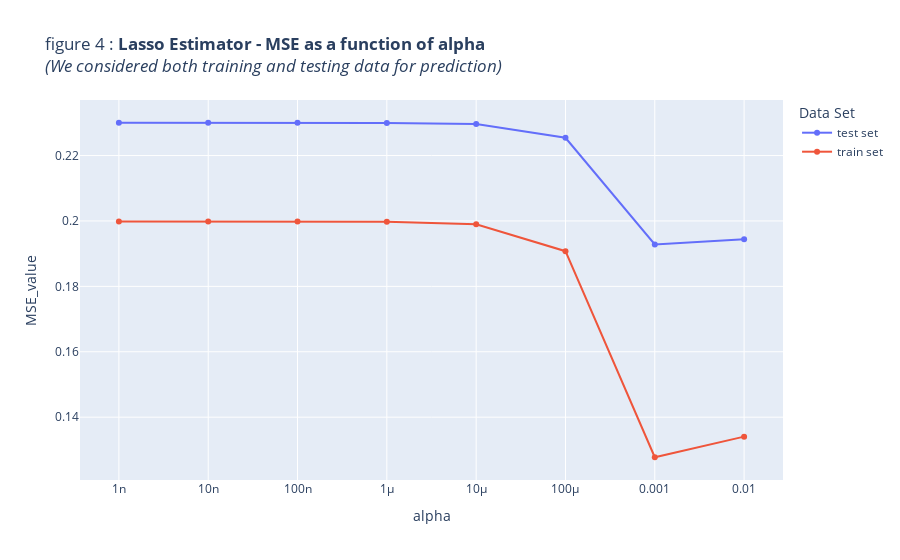

Notebook code for this chart:
### Markdown cell above
### 6.c Plot how MSE of both the train and test sets change with $\alpha$ <a class="anchor" id="section_6_c"></a>

### Code cell
# MSE of both the train and test sets change with alpha
MSE_train_values, MSE_test_values = [], []
for alpha in alphas:
    # Lasso Regression with alpha
    LassoRegression = linear_model.Lasso(
        alpha=alpha, fit_intercept=True, tol=1e-1, max_iter=10**6
    )
    LassoRegression.fit(x_training_data_std, y_training_data)
    # MSE values
    MSE_test_values.append(
        mean_squared_error(y_test_data, LassoRegression.predict(x_test_data_std))
    )
    MSE_train_values.append(
        mean_squared_error(
            y_training_data, LassoRegression.predict(x_training_data_std)
        )
    )

# Converting to DataFrame for plotting
df_MSE_test_values = pd.DataFrame(MSE_test_values, columns=["MSE_value"])
df_concat_test = pd.concat((df_MSE_test_values, df_alphas), axis=1)
df_concat_test["Data Set"] = "test set"

df_MSE_train_values = pd.DataFrame(MSE_train_values, columns=["MSE_value"])
df_concat_train = pd.concat((df_MSE_train_values, df_alphas), axis=1)
df_concat_train["Data Set"] = "train set"

df_plot_4 = pd.concat((df_concat_test, df_concat_train), axis=0)

# Displaying figure
fig_4 = px.line(
    df_plot_4,
    x="alpha",
    y="MSE_value",
    log_x=True,
    markers=True,
    color="Data Set",
    title="figure 4 : <b>Lasso Estimator - MSE as a function of alpha</b><br><i>(We considered both training and testing data for prediction)</i>",
)

fig_4.show()

### Figure 1 — Plotly figure (JSON) as saved in the notebook; plotly's stock layout.template omitted (floating-point values rounded to 4 significant figures)
{"data": [{"hovertemplate": "Data Set=test set<br>alpha=%{x}<br>MSE_value=%{y}<extra></extra>", "legendgroup": "test set", "line": {"color": "#636efa", "dash": "solid"}, "marker": {"symbol": "circle"}, "mode": "markers+lines", "name": "test set", "orientation": "v", "showlegend": true, "type": "scatter", "x": [1e-09, 1e-08, 1e-07, 1e-06, 1e-05, 0.0001, 0.001, 0.01], "xaxis": "x", "y": [0.23, 0.23, 0.23, 0.23, 0.2296, 0.2254, 0.1928, 0.1944], "yaxis": "y"}, {"hovertemplate": "Data Set=train set<br>alpha=%{x}<br>MSE_value=%{y}<extra></extra>", "legendgroup": "train set", "line": {"color": "#EF553B", "dash": "solid"}, "marker": {"symbol": "circle"}, "mode": "markers+lines", "name": "train set", "orientation": "v", "showlegend": true, "type": "scatter", "x": [1e-09, 1e-08, 1e-07, 1e-06, 1e-05, 0.0001, 0.001, 0.01], "xaxis": "x", "y": [0.1999, 0.1999, 0.1998, 0.1998, 0.199, 0.1908, 0.1277, 0.1341], "yaxis": "y"}], "layout": {"legend": {"title": {"text": "Data Set"}, "tracegroupgap": 0}, "title": {"text": "figure 4 : <b>Lasso Estimator - MSE as a function of alpha</b><br><i>(We considered both training and testing data for prediction)</i>"}, "xaxis": {"anchor": "y", "domain": [0, 1], "title": {"text": "alpha"}, "type": "log"}, "yaxis": {"anchor": "x", "domain": [0, 1], "title": {"text": "MSE_value"}}}}
